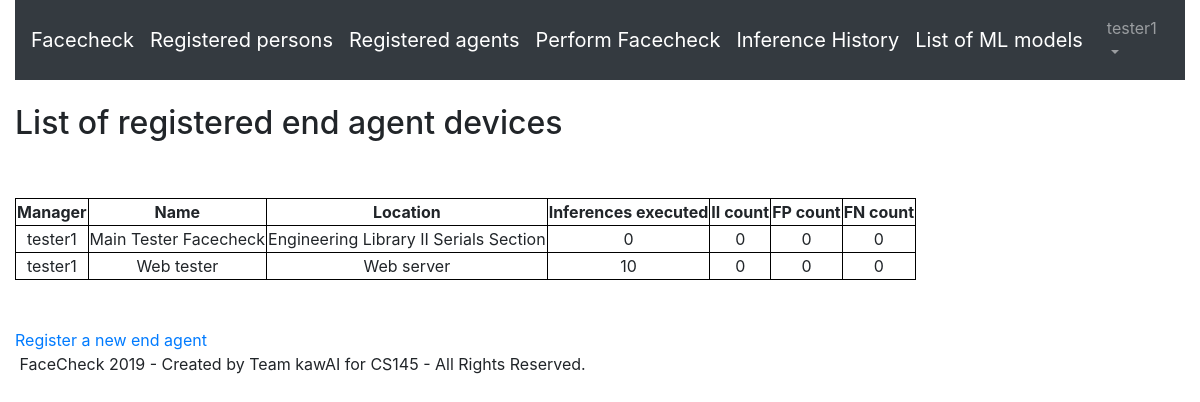
The app's page /agents (signed in), older data.
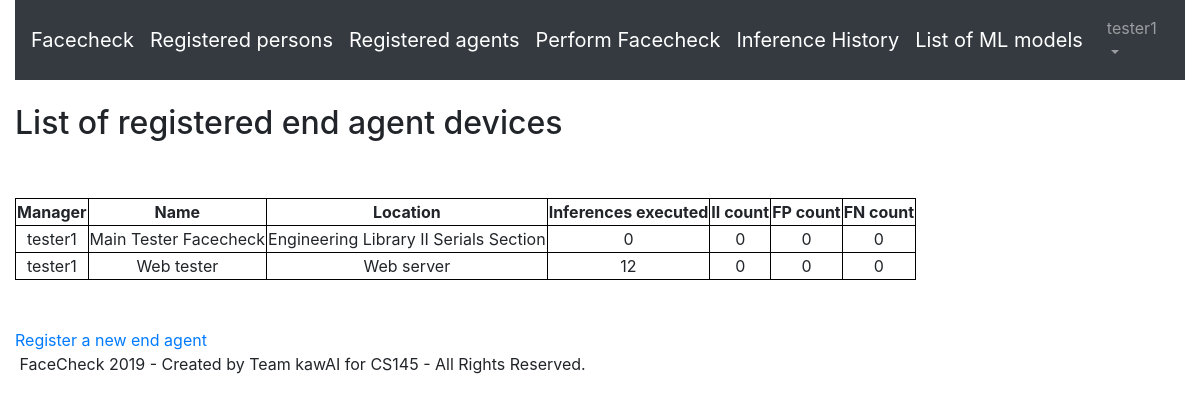
The same page, newer data.
### faces/models.py (models this page shows, shortened)
class EndAgent(Model):
    manager = models.ForeignKey(CustomUser, on_delete=models.CASCADE)
    name = models.CharField('Name of End Agent', max_length=30, blank=False)
    location = models.CharField('Location of Agent', max_length=50, blank=True)
    inf_count = models.PositiveIntegerField("Inferences performed count", default=0)
    ii_count = models.PositiveIntegerField("Incorrect identifications count", default=0)
    fp_count = models.PositiveIntegerField("False positives count", default=0)
    fn_count = models.PositiveIntegerField("False negatives count", default=0)

class CustomUser(AbstractUser):
    def __str__(self):
        return "%i - %s"%(self.id, self.username)

### faces/views.py (the view)
# urls.py: path('agents', views.ListAgents.as_view(), name='list_agents'),
class ListAgents(LoginRequiredMixin, ListView):
    model = EndAgent
    template_name = 'agents_list.html'
    context_object_name = 'targetlist'

### templates/agents_list.html (shortened to what this page needs)
{% extends "base.html" %}
{% block content %}
<h2> List of registered end agent devices </h2>
<br><br>
<table>
    <tr>
        <th> Manager </th>
        <th> Name </th>
        <th> Location </th>
        <th> Inferences executed </th>
        <th> II count </th>
        <th> FP count </th>
        <th> FN count </th>
    <tr>
{% for item in targetlist %}
    <tr>
        <td> {{item.manager.username}} </td>
        <td> {{item.name}} </td>
        <td> {{item.location}} </td>
        <td> {{item.inf_count}} </td>
        <td> {{item.ii_count}} </td>
        <td> {{item.fp_count}} </td>
        <td> {{item.fn_count}} </td>
{% empty %}
<tr> <td colspan="7"> None </td></tr>
{% endfor %}
</table>
<br><br>
<a href='{% url 'add_agent' %}'> Register a new end agent </a>
{% endblock %}

Row changes from the older to the newer data that the page shows:
changed EndAgent "Web tester": inf_count "10" → "12"
